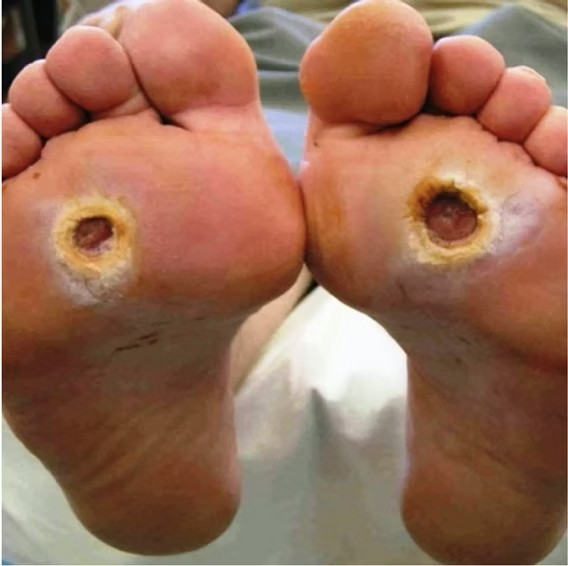
#> input picture tests/test1.jpg, 568 x 566 px, found by its file name
$ python RGB_details.py
#> lines starting #> are read from the running program, lines starting #| are printed output that depends on the picture
import cv2
import matplotlib.pyplot as plt

# Load image using OpenCV (reads in BGR format)
image_path = "inputs/test1.jpg"
image = cv2.imread(image_path)
#> image is the input picture: shape (566, 568, 3); mean B, G, R 87.6, 109.9, 154.1

# Check if image was loaded
if image is None:
    raise FileNotFoundError(f"Image not found at path: {image_path}")

# Convert BGR to RGB
image_rgb = cv2.cvtColor(image, cv2.COLOR_BGR2RGB)

# Split RGB channels
R, G, B = image_rgb[:, :, 0], image_rgb[:, :, 1], image_rgb[:, :, 2]
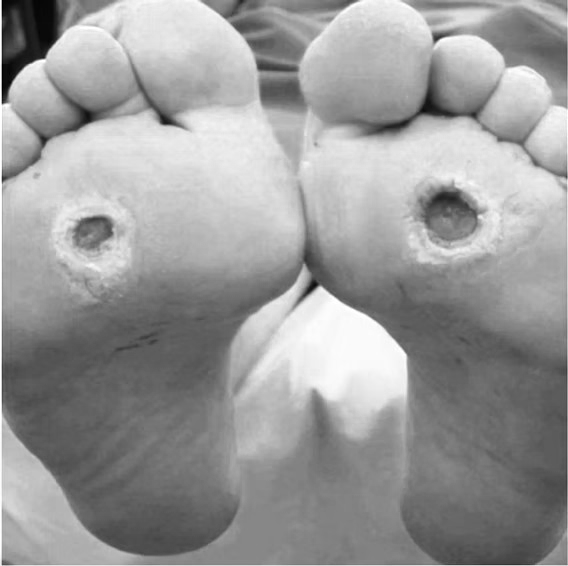
#> R: shape (566, 568); min 0, max 255, mean 154.1
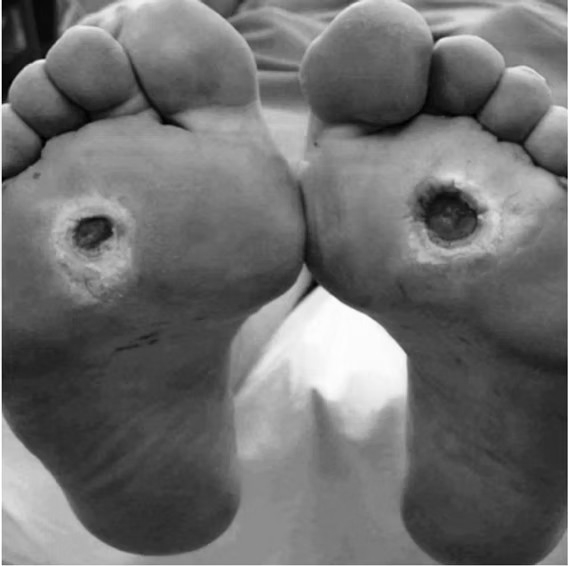
#> G: shape (566, 568); min 0, max 255, mean 109.9
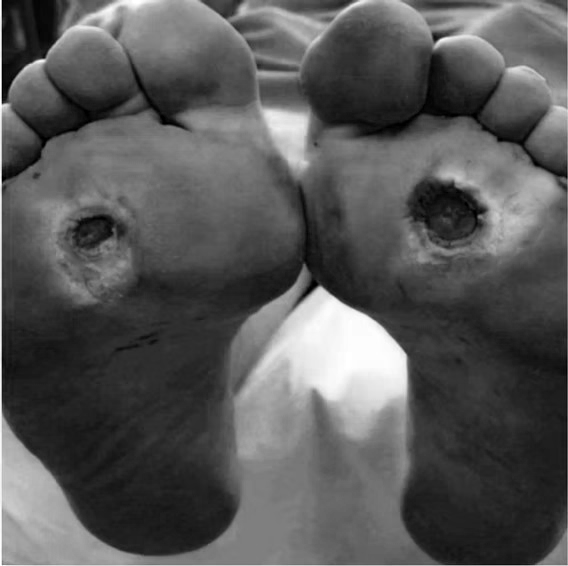
#> B: shape (566, 568); min 0, max 255, mean 87.6

# Plot original image and channels
plt.figure(figsize=(12, 6))

plt.subplot(1, 4, 1)
plt.imshow(image_rgb)
plt.title("Original Image")
plt.axis("off")

plt.subplot(1, 4, 2)
plt.imshow(R, cmap="Reds")
plt.title("Red Channel")
plt.axis("off")

plt.subplot(1, 4, 3)
plt.imshow(G, cmap="Greens")
plt.title("Green Channel")
plt.axis("off")

plt.subplot(1, 4, 4)
plt.imshow(B, cmap="Blues")
plt.title("Blue Channel")
plt.axis("off")

plt.tight_layout()
plt.show()
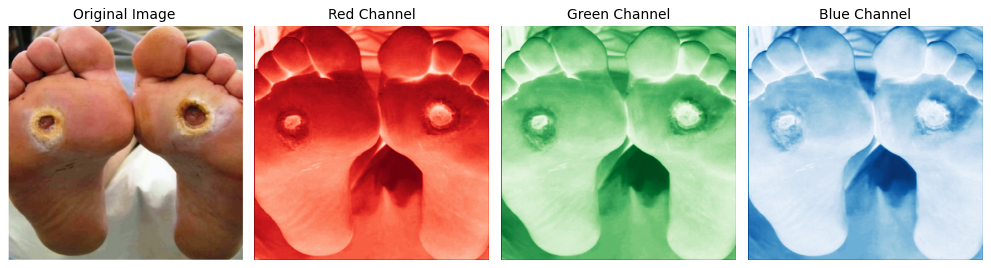
#> figure drawn by matplotlib, 4 panels

$ run again, with tests/test2.jpg copied over tests/test1.jpg
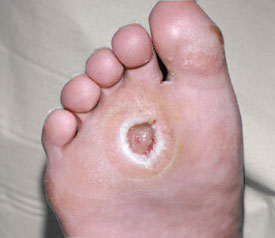
#> input picture tests/test2.jpg, 275 x 238 px, found by its file name
#> image is the input picture: shape (238, 275, 3); mean B, G, R 162.7, 163.1, 188.8
#> `R, G, B = image_rgb[:, :, 0], image_rgb[:, :, 1], image_rgb[:, :, 2]`:
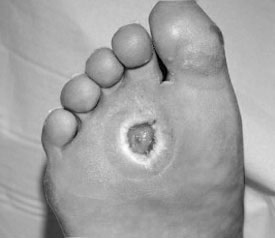
#> G: shape (238, 275); min 0, max 255, mean 163.1
#> `plt.show()`:
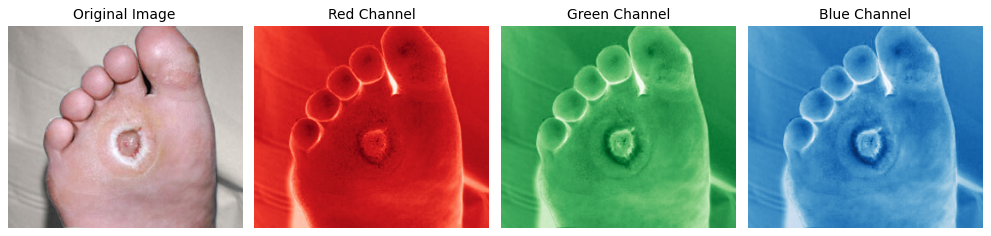
#> figure drawn by matplotlib, 4 panels

$ run again, with tests/test3.png saved as tests/test1.jpg
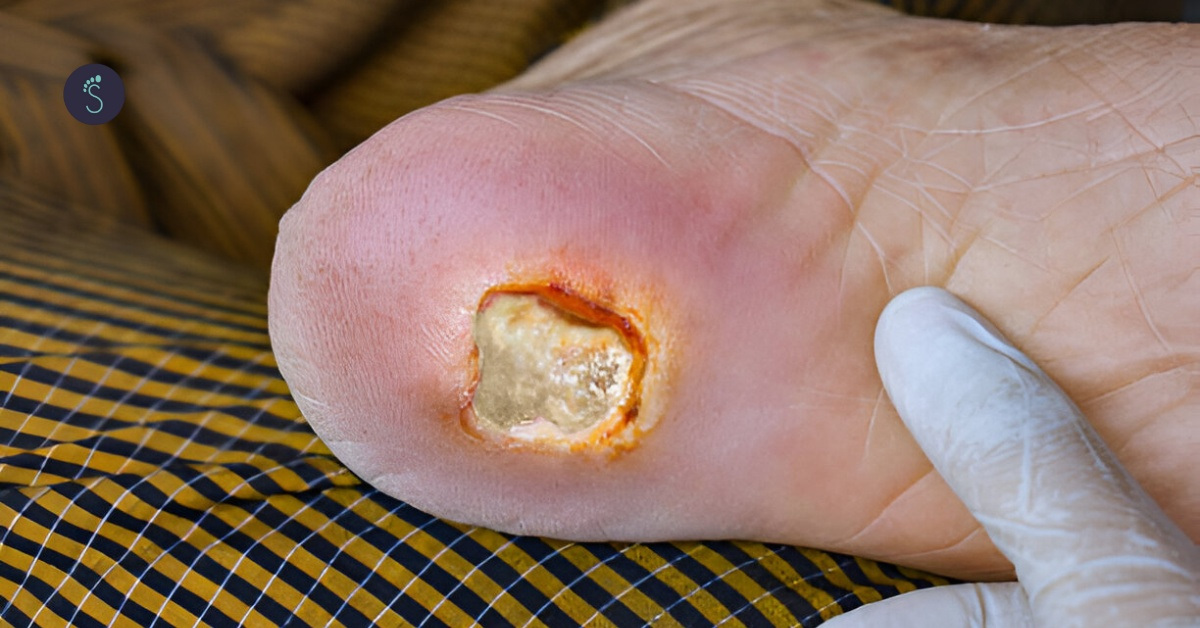
#> input picture tests/test3.png, 1200 x 628 px, found by its file name
#> image is the input picture: shape (628, 1200, 3); mean B, G, R 101.6, 116.9, 143.2
#> `R, G, B = image_rgb[:, :, 0], image_rgb[:, :, 1], image_rgb[:, :, 2]`:
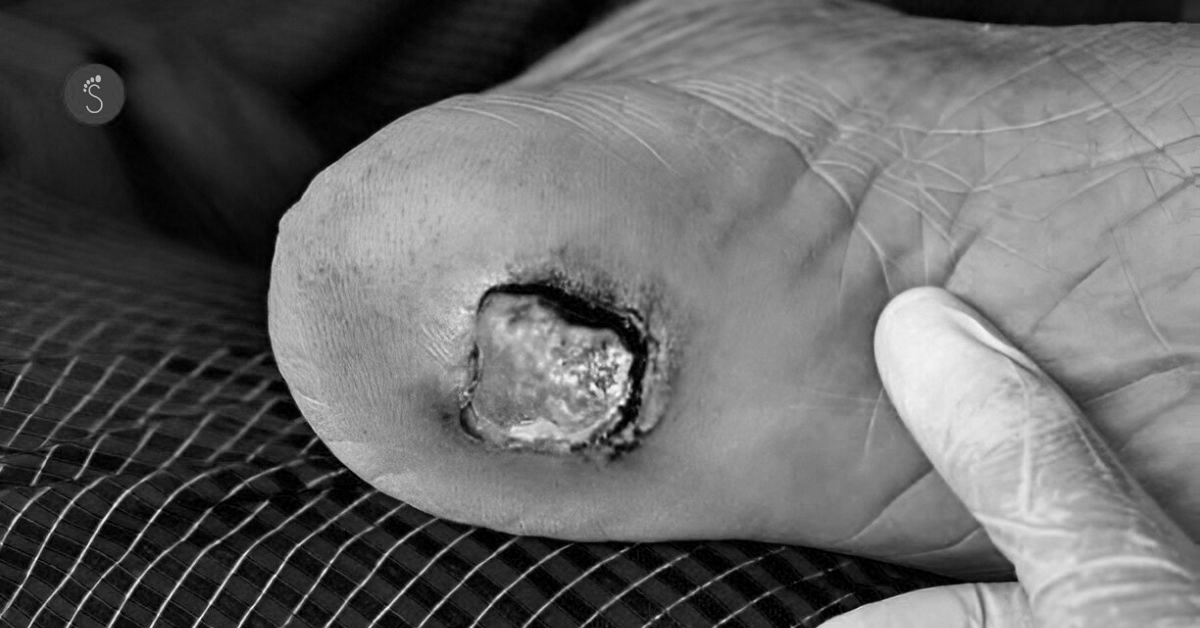
#> B: shape (628, 1200); min 0, max 254, mean 101.6
#> `plt.show()`:
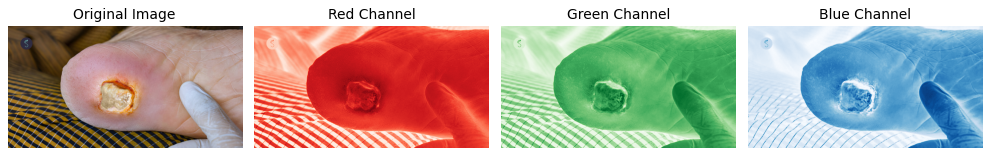
#> figure drawn by matplotlib, 4 panels
